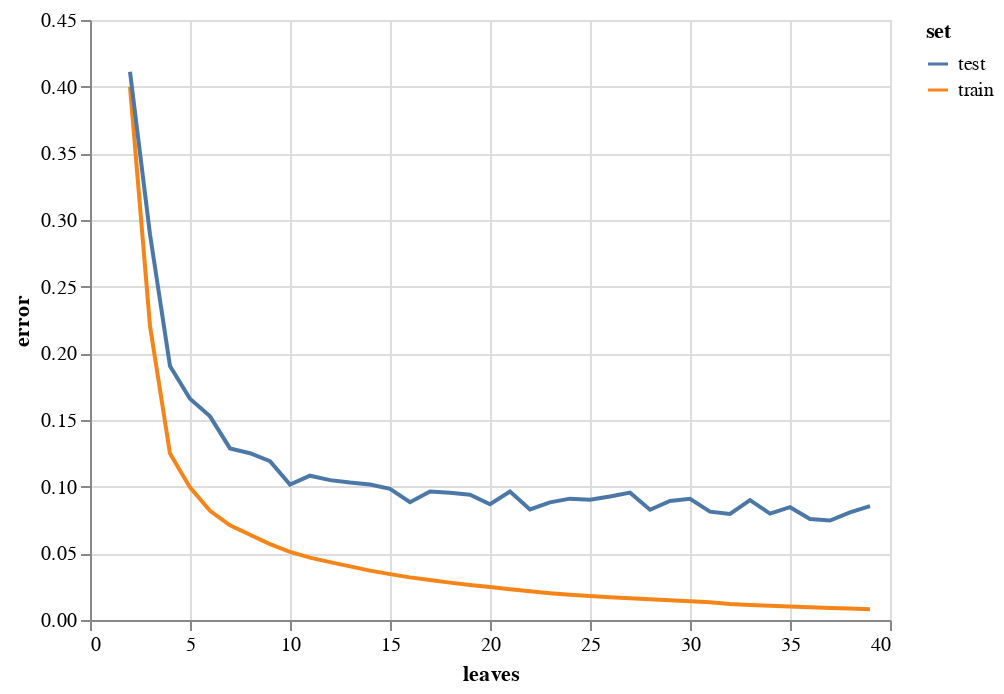

Write notebook code for a chart like this one.
### Code cell
c = alt.Chart(df_err1).mark_line().encode(
    x = alt.X("leaves", scale=alt.Scale(zero=False)),
    y = alt.Y("error", scale=alt.Scale(zero=False)),
    color = "set"
)
c

### Figure 1 — Vega-Lite specification as saved in the notebook (floating-point values rounded to 4 significant figures)
{"config": {"view": {"continuousWidth": 400, "continuousHeight": 300}}, "data": {"name": "data-ecaaf3d9582dcd0cbde1b58c21636b31"}, "mark": "line", "encoding": {"color": {"field": "set", "type": "nominal"}, "x": {"field": "leaves", "scale": {"zero": false}, "type": "quantitative"}, "y": {"field": "error", "scale": {"zero": false}, "type": "quantitative"}}, "$schema": "https://vega.github.io/schema/vega-lite/v4.17.0.json", "datasets": {"data-ecaaf3d9582dcd0cbde1b58c21636b31": [{"leaves": 2, "error": 0.3999, "set": "train"}, {"leaves": 2, "error": 0.4112, "set": "test"}, {"leaves": 3, "error": 0.2205, "set": "train"}, {"leaves": 3, "error": 0.2893, "set": "test"}, {"leaves": 4, "error": 0.1248, "set": "train"}, {"leaves": 4, "error": 0.1905, "set": "test"}, {"leaves": 5, "error": 0.09945, "set": "train"}, {"leaves": 5, "error": 0.1659, "set": "test"}, {"leaves": 6, "error": 0.08193, "set": "train"}, {"leaves": 6, "error": 0.1527, "set": "test"}, {"leaves": 7, "error": 0.071, "set": "train"}, {"leaves": 7, "error": 0.1287, "set": "test"}, {"leaves": 8, "error": 0.06391, "set": "train"}, {"leaves": 8, "error": 0.1251, "set": "test"}, {"leaves": 9, "error": 0.05697, "set": "train"}, {"leaves": 9, "error": 0.1192, "set": "test"}, {"leaves": 10, "error": 0.05106, "set": "train"}, {"leaves": 10, "error": 0.1015, "set": "test"}, {"leaves": 11, "error": 0.04675, "set": "train"}, {"leaves": 11, "error": 0.1082, "set": "test"}, {"leaves": 12, "error": 0.04344, "set": "train"}, {"leaves": 12, "error": 0.1049, "set": "test"}, {"leaves": 13, "error": 0.04021, "set": "train"}, {"leaves": 13, "error": 0.103, "set": "test"}, {"leaves": 14, "error": 0.03703, "set": "train"}, {"leaves": 14, "error": 0.1016, "set": "test"}, {"leaves": 15, "error": 0.03441, "set": "train"}, {"leaves": 15, "error": 0.09843, "set": "test"}, {"leaves": 16, "error": 0.03196, "set": "train"}, {"leaves": 16, "error": 0.08839, "set": "test"}, {"leaves": 17, "error": 0.02995, "set": "train"}, {"leaves": 17, "error": 0.09639, "set": "test"}, {"leaves": 18, "error": 0.02803, "set": "train"}, {"leaves": 18, "error": 0.09547, "set": "test"}, {"leaves": 19, "error": 0.0263, "set": "train"}, {"leaves": 19, "error": 0.09389, "set": "test"}, {"leaves": 20, "error": 0.02469, "set": "train"}, {"leaves": 20, "error": 0.0868, "set": "test"}, {"leaves": 21, "error": 0.0231, "set": "train"}, {"leaves": 21, "error": 0.09638, "set": "test"}, {"leaves": 22, "error": 0.02155, "set": "train"}, {"leaves": 22, "error": 0.08296, "set": "test"}, {"leaves": 23, "error": 0.02013, "set": "train"}, {"leaves": 23, "error": 0.08825, "set": "test"}, {"leaves": 24, "error": 0.01899, "set": "train"}, {"leaves": 24, "error": 0.09102, "set": "test"}, {"leaves": 25, "error": 0.01791, "set": "train"}, {"leaves": 25, "error": 0.09021, "set": "test"}, {"leaves": 26, "error": 0.01711, "set": "train"}, {"leaves": 26, "error": 0.09266, "set": "test"}, {"leaves": 27, "error": 0.01632, "set": "train"}, {"leaves": 27, "error": 0.09552, "set": "test"}, {"leaves": 28, "error": 0.01554, "set": "train"}, {"leaves": 28, "error": 0.0827, "set": "test"}, {"leaves": 29, "error": 0.0148, "set": "train"}, {"leaves": 29, "error": 0.08933, "set": "test"}, {"leaves": 30, "error": 0.01406, "set": "train"}, {"leaves": 30, "error": 0.09087, "set": "test"}, {"leaves": 31, "error": 0.01334, "set": "train"}, {"leaves": 31, "error": 0.08125, "set": "test"}, {"leaves": 32, "error": 0.01199, "set": "train"}, {"leaves": 32, "error": 0.07949, "set": "test"}, {"leaves": 33, "error": 0.01128, "set": "train"}, {"leaves": 33, "error": 0.08986, "set": "test"}, {"leaves": 34, "error": 0.01062, "set": "train"}, {"leaves": 34, "error": 0.07979, "set": "test"}, {"leaves": 35, "error": 0.01005, "set": "train"}, {"leaves": 35, "error": 0.08462, "set": "test"}, {"leaves": 36, "error": 0.009472, "set": "train"}, {"leaves": 36, "error": 0.07575, "set": "test"}, {"leaves": 37, "error": 0.008965, "set": "train"}, {"leaves": 37, "error": 0.07463, "set": "test"}, {"leaves": 38, "error": 0.008556, "set": "train"}, {"leaves": 38, "error": 0.0807, "set": "test"}, {"leaves": 39, "error": 0.008148, "set": "train"}, {"leaves": 39, "error": 0.08539, "set": "test"}]}}
